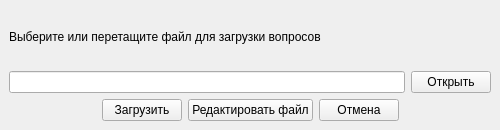
<?xml version="1.0" encoding="UTF-8"?>
<ui version="4.0">
 <class>dropDialog</class>
 <widget class="QMainWindow" name="dropDialog">
  <property name="geometry">
   <rect>
    <x>0</x>
    <y>0</y>
    <width>500</width>
    <height>130</height>
   </rect>
  </property>
  <property name="windowTitle">
   <string>Загрузка вопросов из файла</string>
  </property>
  <property name="windowIcon">
   <iconset resource="resources.qrc">
    <normaloff>:/images/icon/load.png</normaloff>:/images/icon/load.png</iconset>
  </property>
  <widget class="QWidget" name="centralwidget">
   <layout class="QVBoxLayout" name="verticalLayout">
    <item>
     <widget class="QLabel" name="label">
      <property name="text">
       <string>Выберите или перетащите файл для загрузки вопросов</string>
      </property>
     </widget>
    </item>
    <item>
     <layout class="QHBoxLayout" name="horizontalLayout">
      <item>
       <widget class="QLineEdit" name="inputFile"/>
      </item>
      <item>
       <widget class="QPushButton" name="openFileBtn">
        <property name="text">
         <string>Открыть</string>
        </property>
       </widget>
      </item>
     </layout>
    </item>
    <item>
     <layout class="QHBoxLayout" name="horizontalLayout_2">
      <item>
       <spacer name="horizontalSpacer">
        <property name="orientation">
         <enum>Qt::Horizontal</enum>
        </property>
        <property name="sizeHint" stdset="0">
         <size>
          <width>40</width>
          <height>20</height>
         </size>
        </property>
       </spacer>
      </item>
      <item>
       <widget class="QPushButton" name="loadFileBtn">
        <property name="text">
         <string>Загрузить</string>
        </property>
       </widget>
      </item>
      <item>
       <widget class="QPushButton" name="editFileBtn">
        <property name="text">
         <string>Редактировать файл</string>
        </property>
       </widget>
      </item>
      <item>
       <widget class="QPushButton" name="cancelBtn">
        <property name="text">
         <string>Отмена</string>
        </property>
       </widget>
      </item>
      <item>
       <spacer name="horizontalSpacer_2">
        <property name="orientation">
         <enum>Qt::Horizontal</enum>
        </property>
        <property name="sizeHint" stdset="0">
         <size>
          <width>40</width>
          <height>20</height>
         </size>
        </property>
       </spacer>
      </item>
     </layout>
    </item>
   </layout>
  </widget>
 </widget>
 <resources>
  <include location="resources.qrc"/>
 </resources>
 <connections/>
</ui>
